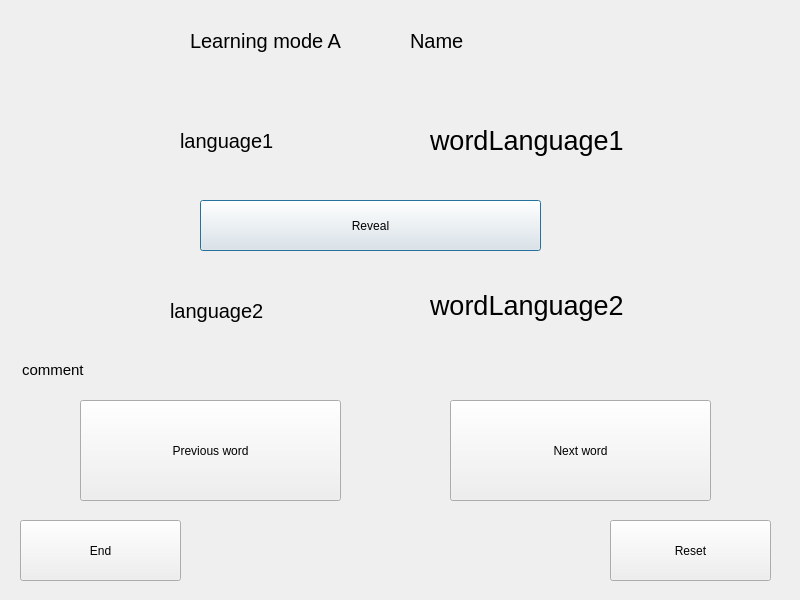
<?xml version="1.0" encoding="UTF-8"?>
<ui version="4.0">
 <class>LearningModeA</class>
 <widget class="QDialog" name="LearningModeA">
  <property name="geometry">
   <rect>
    <x>0</x>
    <y>0</y>
    <width>800</width>
    <height>600</height>
   </rect>
  </property>
  <property name="windowTitle">
   <string>Dialog</string>
  </property>
  <widget class="QLabel" name="label">
   <property name="geometry">
    <rect>
     <x>190</x>
     <y>20</y>
     <width>161</width>
     <height>41</height>
    </rect>
   </property>
   <property name="font">
    <font>
     <pointsize>15</pointsize>
    </font>
   </property>
   <property name="text">
    <string>Learning mode A</string>
   </property>
  </widget>
  <widget class="QLabel" name="listName">
   <property name="geometry">
    <rect>
     <x>410</x>
     <y>20</y>
     <width>251</width>
     <height>41</height>
    </rect>
   </property>
   <property name="font">
    <font>
     <pointsize>15</pointsize>
    </font>
   </property>
   <property name="text">
    <string>Name</string>
   </property>
  </widget>
  <widget class="QLabel" name="languageAName">
   <property name="geometry">
    <rect>
     <x>180</x>
     <y>120</y>
     <width>181</width>
     <height>41</height>
    </rect>
   </property>
   <property name="font">
    <font>
     <pointsize>15</pointsize>
    </font>
   </property>
   <property name="text">
    <string>language1</string>
   </property>
  </widget>
  <widget class="QLabel" name="languageAWord">
   <property name="geometry">
    <rect>
     <x>430</x>
     <y>110</y>
     <width>331</width>
     <height>61</height>
    </rect>
   </property>
   <property name="font">
    <font>
     <pointsize>20</pointsize>
    </font>
   </property>
   <property name="text">
    <string>wordLanguage1</string>
   </property>
  </widget>
  <widget class="QPushButton" name="revealButton">
   <property name="geometry">
    <rect>
     <x>200</x>
     <y>200</y>
     <width>341</width>
     <height>51</height>
    </rect>
   </property>
   <property name="cursor">
    <cursorShape>PointingHandCursor</cursorShape>
   </property>
   <property name="text">
    <string>Reveal</string>
   </property>
  </widget>
  <widget class="QLabel" name="languageBWord">
   <property name="geometry">
    <rect>
     <x>430</x>
     <y>280</y>
     <width>331</width>
     <height>51</height>
    </rect>
   </property>
   <property name="font">
    <font>
     <pointsize>20</pointsize>
    </font>
   </property>
   <property name="text">
    <string>wordLanguage2</string>
   </property>
  </widget>
  <widget class="QLabel" name="languageBName">
   <property name="geometry">
    <rect>
     <x>170</x>
     <y>290</y>
     <width>181</width>
     <height>41</height>
    </rect>
   </property>
   <property name="font">
    <font>
     <pointsize>15</pointsize>
    </font>
   </property>
   <property name="text">
    <string>language2</string>
   </property>
  </widget>
  <widget class="QPushButton" name="endButton">
   <property name="geometry">
    <rect>
     <x>20</x>
     <y>520</y>
     <width>161</width>
     <height>61</height>
    </rect>
   </property>
   <property name="cursor">
    <cursorShape>PointingHandCursor</cursorShape>
   </property>
   <property name="text">
    <string>End</string>
   </property>
  </widget>
  <widget class="QPushButton" name="resetButton">
   <property name="geometry">
    <rect>
     <x>610</x>
     <y>520</y>
     <width>161</width>
     <height>61</height>
    </rect>
   </property>
   <property name="cursor">
    <cursorShape>PointingHandCursor</cursorShape>
   </property>
   <property name="text">
    <string>Reset</string>
   </property>
  </widget>
  <widget class="QPushButton" name="previousWordButton">
   <property name="geometry">
    <rect>
     <x>80</x>
     <y>400</y>
     <width>261</width>
     <height>101</height>
    </rect>
   </property>
   <property name="cursor">
    <cursorShape>PointingHandCursor</cursorShape>
   </property>
   <property name="text">
    <string>Previous word</string>
   </property>
  </widget>
  <widget class="QPushButton" name="nextWordButton">
   <property name="geometry">
    <rect>
     <x>450</x>
     <y>400</y>
     <width>261</width>
     <height>101</height>
    </rect>
   </property>
   <property name="cursor">
    <cursorShape>PointingHandCursor</cursorShape>
   </property>
   <property name="text">
    <string>Next word</string>
   </property>
  </widget>
  <widget class="QLabel" name="commentText">
   <property name="geometry">
    <rect>
     <x>22</x>
     <y>360</y>
     <width>751</width>
     <height>20</height>
    </rect>
   </property>
   <property name="font">
    <font>
     <pointsize>11</pointsize>
    </font>
   </property>
   <property name="text">
    <string>comment</string>
   </property>
  </widget>
 </widget>
 <resources/>
 <connections/>
</ui>
